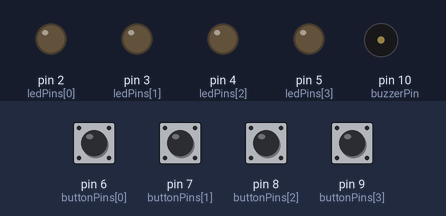
This sketch was run on a simulated Arduino Uno, built with avr-gcc and run on an emulated ATmega328P. Parts: output pins drawn as LEDs (lit = HIGH), buzzer (waves = sounding). The inputs (shaded band) are chosen by the test bench; at power-on: pin 6 (buttonPins[0]), pin 7 (buttonPins[1]), pin 8 (buttonPins[2]), pin 9 (buttonPins[3]) HIGH. Random numbers use the default seed unless the sketch sets one.

Above: at 3.6 s.
3.7 s: pin 6 (buttonPins[0]) pulled LOW for 1 s
At 5.0 s:
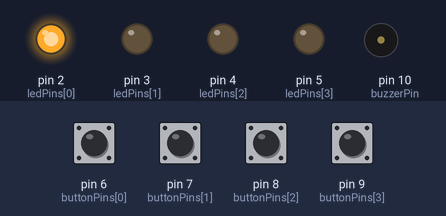
At 6.85 s:
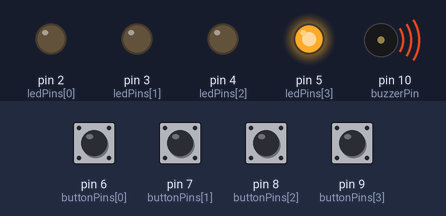
Timing chart, 0 to 10.8 s (numbered marks = the images above; inputs shaded):
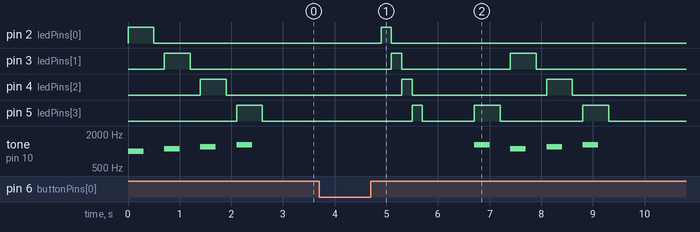

Measured:
- after the input at 3.7 s, pin 2 (ledPins[0]): LOW → HIGH after 1.2 s, → LOW 0.20 s later; pin 3 (ledPins[1]): LOW → HIGH after 1.4 s, → LOW 0.20 s later, → HIGH 2.1 s later, → LOW 0.50 s later
- by itself, tone on pin 10 (buzzerPin): plays 1000 Hz for 0.30 s, 1100 Hz for 0.30 s, 1200 Hz for 0.30 s, 1300 Hz for 0.30 s

The sketch:

memory_game.ino
```cpp
const int ledPins[] = {2, 3, 4, 5}; // Pins where the LEDs are connected
const int buttonPins[] = {6, 7, 8, 9}; // Pins where the buttons are connected
const int buzzerPin = 10; // Pin where the buzzer is connected

int pattern[] = {0, 1, 2, 3}; // Game pattern example
int playerPattern[4]; // array to store player sequence
int playerIndex = 0; // Current index in player sequence

void setup() { // Initial setup when the program starts
  for (int i = 0; i < 4; i++) { // Set the LED pins as outputs
    pinMode(ledPins[i], OUTPUT); // Configure pin i as output for the LED
    pinMode(buttonPins[i], INPUT_PULLUP); // Configure pin i as input with pull-up resistor for the button
  }
  pinMode(buzzerPin, OUTPUT); // Configure the pin for the buzzer as output
}

void loop() { // main loop

  // show the led pattern (line 39)
  showPattern();

  // wait for the player to repeat the led pattern (line 53)
  waitForPlayer();

  if (checkPattern()) { // Check if the player's pattern matches the original pattern (line 77)

    // If it matches, increase the pattern and continue the game
    playerIndex = 0;
    addNewStep();

  } else {

    // If it does not match, the player loses and the game restarts
    playerIndex = 0;
    loseGame();
  }
}

void showPattern() { // show the led pattern
  for (int i = 0; i < 4; i++) {

    digitalWrite(ledPins[pattern[i]], HIGH);

    tone(buzzerPin, 1000 + 100 * pattern[i], 300); // Emit tone based on LED, sounds different for each LED
    delay(500);

    digitalWrite(ledPins[pattern[i]], LOW);

    delay(200);
  }
}

void waitForPlayer() { // wait for the player to repeat the led pattern

  int buttonPressed = -1;

  while (playerIndex < 4) {

    for (int i = 0; i < 4; i++) {

      if (digitalRead(buttonPins[i]) == LOW) {
        buttonPressed = i;

      }
    }

    if (buttonPressed != -1) {
      playerPattern[playerIndex] = buttonPressed;
      playerIndex++;
      delay(300); // Avoid bounces
      buttonPressed = -1;

    }
  }
}

bool checkPattern() { // Check if the player's pattern matches the original pattern
  for (int i = 0; i < 4; i++) {
    if (playerPattern[i] != pattern[i]) {
      return false;
    }
  }
  return true;
}

void addNewStep() { // in other cases, add more random patterns here
  pattern[3] = random(0, 4);
}

void loseGame() { // when the player loses the game, the buzzer rings and the LEDs flash in order

  for (int i = 0; i < 4; i++) {

    digitalWrite(ledPins[i], HIGH);

    delay(200);

    digitalWrite(ledPins[i], LOW);

  }

  delay(1000); // wait time before restart the game

  pattern[0] = random(0, 4); // restart the pattern for a new game
}
```
